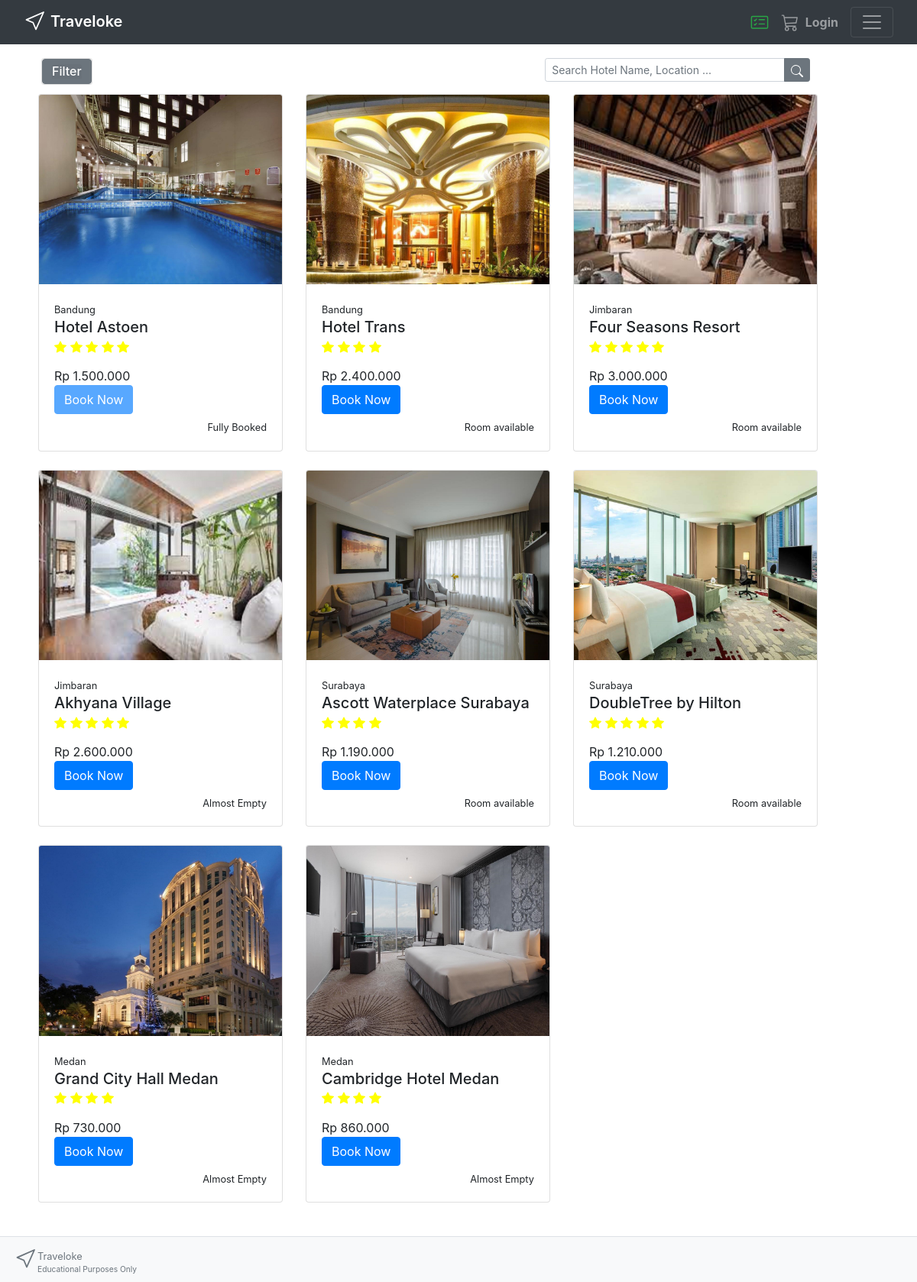
The page / on the database its author committed.
### tables this page shows
CREATE TABLE `hotel_list` (
  `hotel-id` int(11) NOT NULL,
  `hotel-name` varchar(200) NOT NULL,
  `hotel-address` varchar(200) NOT NULL,
  `hotel-price` int(11) NOT NULL,
  `hotel-stock` int(11) NOT NULL,
  `hotel-photo` varchar(200) NOT NULL,
  `star` int(11) NOT NULL
);

### application/controllers/Home.php (called while the page is built, shortened)
<?php
class Home extends CI_Controller
{
	public function __construct()
	{
		$this->load->model('view_data');
	}
	public function index()
	{
		$hotel['data'] = $this->view_data->showData();
		$data['style'] = $this->load->view('include/style', NULL, TRUE);
		$data['script'] = $this->load->view('include/script', NULL, TRUE);
		$data['navbar'] = $this->load->view('template/navbar', NULL, TRUE);
		$data['footer'] = $this->load->view('template/footer', NULL, TRUE);
		$data['view'] = $this->load->view('template/view', $hotel, TRUE);
		$this->load->view('pages/home', $data);
	}
}

### index.php (called while the page is built, shortened)
<?php
require_once BASEPATH.'core/CodeIgniter.php';

### application/models/View_data.php (called while the page is built, shortened)
<?php
class View_data extends CI_Model
{
   public function showData()
   {
      $query = $this->db->get('hotel_list');
      return $query->result_array();
   }
}

### application/views/template/view.php (the view, shortened to what this page needs)
<?php foreach ($data as $row) : ?>
    <div class="col-sm-auto mb-4">
        <div class="card" style="width: 20rem;">
            <img src="<?= base_url("assets/images/" . $row['hotel-photo']) ?>" class="card-img-top">
            <div class="card-body">
                <small class="card-text"><?= $row['hotel-address'] ?></small>
                <h5 class="card-title mb-0 pb-0"><?= $row['hotel-name'] ?></h5>
                <p class="card-text mt-3  mb-0 pb-0">Rp <?= number_format($row['hotel-price'], 0, ",", "."); ?></p>
                <?php
                if ($row['hotel-stock'] == 0) {
                    $room_state = "disabled";
                } else {
                    $room_state = "";
                }
                ?>
                <form action="
                    <?php if (isset($_SESSION['name'])) {
                        echo base_url("cart/insert_item");
                    } else {
                        echo base_url("login");
                    } ?>
                    " method="POST">
                    <input type="submit" class="btn btn-primary" value="Book Now" <?= $room_state ?>></input>
                </form>
                <small class="card-text mt-2 mb-0 pb-0 float-right">
                    <?php
                    if ($row['hotel-stock'] > 50) {
                        echo "Room available";
                    } else if ($row['hotel-stock'] < 50 && $row['hotel-stock'] > 0) {
                        echo "Almost Empty";
                    } else {
                        echo "Fully Booked";
                    }
                    ?>
                </small>
            </div>
        </div>
    </div>
<?php endforeach; ?>

### application/views/include/style.php (shortened to what this page needs)
<link rel="stylesheet" href="https://maxcdn.bootstrapcdn.com/bootstrap/4.0.0/css/bootstrap.min.css">
<link href="https://cdn.jsdelivr.net/npm/bootstrap@5.0.1/dist/css/bootstrap.min.css" rel="stylesheet">
<link rel="stylesheet" href="https://stackpath.bootstrapcdn.com/font-awesome/4.7.0/css/font-awesome.min.css">
<link href="//maxcdn.bootstrapcdn.com/bootstrap/4.1.1/css/bootstrap.min.css" rel="stylesheet" id="bootstrap-css">

### application/views/template/navbar.php (shortened to what this page needs)
<nav class="navbar fixed-top navbar-dark bg-dark" id="navbar">
    <div class="container-fluid">
        <a class="navbar-brand" href="<?= base_url(); ?>" style="font-weight: 625;">
             Traveloke
        </a>
        <ul class="navbar-nav ml-auto mr-3">
            <li class="nav-item ">
                <a href="<?= base_url('booked'); ?>" class="nav-link text-success">
                </a>
            </li>
        </ul>
        <ul class="navbar-nav">
            <li class="nav-item ">
                <a href="<?= base_url('cart'); ?>" class="nav-link">
                </a>
            </li>
        </ul>
        <ul class="navbar-nav mr-3">
            <li class="nav-item font-weight-bold">
                <?php if (isset($_SESSION['name'])) { ?>
                    <a class="nav-link ml-0" href="<?= base_url("user"); ?>">
                        <svg xmlns="http://www.w3.org/2000/svg" width="30" height="30" fill="currentColor" class="bi bi-person-circle" viewBox="-13.5 -5.5 30 30">
                            <path d="M11 6a3 3 0 1 1-6 0 3 3 0 0 1 6 0z" />
                            <path fill-rule="evenodd" d="M0 8a8 8 0 1 1 16 0A8 8 0 0 1 0 8zm8-7a7 7 0 0 0-5.468 11.37C3.242 11.226 4.805 10 8 10s4.757 1.225 5.468 2.37A7 7 0 0 0 8 1z" />
                        </svg>
                        <?= $_SESSION['name']; ?>
                    <?php } else { ?>
                        <a class="nav-link ml-2" href="<?= base_url("login"); ?>">
                        <?= "Login";
                    } ?>
                        </a>
            </li>
        </ul>
        <button class="navbar-toggler" type="button" data-toggle="collapse" data-target="#navbarNav" aria-controls="navbarNav" aria-expanded="false" aria-label="Toggle navigation">
            <span class="navbar-toggler-icon"></span>
        </button>
    </div>
</nav>

### application/views/template/footer.php (shortened to what this page needs)
<footer class="pt-1 pt-md-3 border-top bg-light">
    <div class="row bg-light">
        <div class="col-2 col">
            <small class="text-muted w-100">
                <div class="row">
                    <div class="col-auto pr-0 mr-0 ml-1">
                    </div>
                    <div class="col-auto text-left pl-0 ml-0">
                        Traveloke
                        <small class="d-block"> Educational Purposes Only</small>
                    </div>
                </div>
            </small>
        </div>
        <div class="col-auto col">
        </div>
    </div>
</footer>

### application/views/pages/home.php (shortened to what this page needs)
<!DOCTYPE html>
<html lang="en">
<head>
</head>
<body>
    <div class="box">
        <?php echo $navbar; ?>
        <div class="container content navmargin" style="padding: 20px;">
            <div class="row">
                <div class="col-7 ml-1">
                    <div id="accordion" class="pb-2" style="position:absolute; z-index:1">
                        <div class="card">
                            <button class="btn btn-secondary text-left" data-toggle="collapse" data-target="#collapseOne" aria-expanded="true" aria-controls="collapseOne">
                                <div class="card-header" style="border-width: 0; padding:0px;" id="headingOne">
                                    <h6 class="mb-0" style="border-width: 0;">
                                        Filter
                                    </h6>
                                </div>
                            </button>
                        </div>
                    </div>
                </div>
                <div class="col-4">
                    <form action="<?= base_url() ?>" method="POST">
                        <div class="input-group input-group-sm mb-3">
                            <input type="text" class="form-control" aria-label="Small" aria-describedby="inputGroup-sizing-sm" name="keyword" required placeholder="Search Hotel Name, Location ..." value="<?php if(isset($_POST['keyword'])){echo $_POST['keyword'];}?>">
                            <div class="input-group-append">
                                <button class="button btn btn-secondary" type="submit">
                                </button>
                            </div>
                        </div>
                    </form>
                </div>
            </div>
            <div class="row">
                <?php echo $view; ?>
            </div>
        </div>
        <?php echo $footer; ?>
    </div>
    <?php echo $style; ?>
</body>
</html>

### application/views/include/style.php (style rules this page uses)
html, body { height: 100%; }
footer { position: static; padding: 15px; width: 100%; height: 60px; margin-bottom: 0; text-align: center; }
ul { margin: 0; padding: 0; list-style: none; }
#navbar { transition: top 0.3s; }
.navmargin { margin-top: 56px; }
.box { display: flex; flex-flow: column; height: 100vh; }
.box .content { flex: 1 1 auto; }
:root { --input-padding-x: 1.5rem; --input-padding-y: .75rem; }

### rows shown on the page
hotel_list: base_url (picture), value "Bandung", value "Hotel Astoen", star 5 (drawn), value "1.500.000", hotel-stock "Fully Booked"
hotel_list: base_url (picture), value "Bandung", value "Hotel Trans", star 4 (drawn), value "2.400.000", hotel-stock "Room available"
hotel_list: base_url (picture), value "Jimbaran", value "Four Seasons Resort", star 5 (drawn), value "3.000.000", hotel-stock "Room available"
hotel_list: base_url (picture), value "Jimbaran", value "Akhyana Village", star 5 (drawn), value "2.600.000", hotel-stock "Almost Empty"
hotel_list: base_url (picture), value "Surabaya", value "Ascott Waterplace Surabaya", star 4 (drawn), value "1.190.000", hotel-stock "Room available"
hotel_list: base_url (picture), value "Surabaya", value "DoubleTree by Hilton", star 5 (drawn), value "1.210.000", hotel-stock "Room available"
hotel_list: base_url (picture), value "Medan", value "Grand City Hall Medan", star 4 (drawn), value "730.000", hotel-stock "Almost Empty"
hotel_list: base_url (picture), value "Medan", value "Cambridge Hotel Medan", star 4 (drawn), value "860.000", hotel-stock "Almost Empty"
